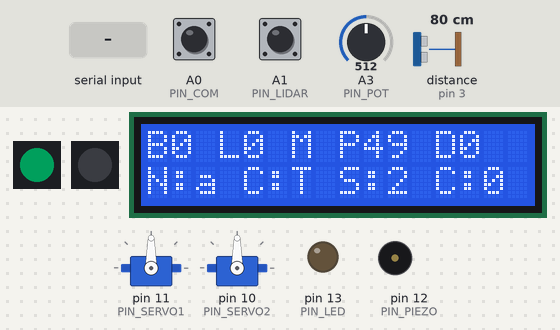
Recording of a sketch running on a simulated Arduino Uno, built with avr-gcc and run on an emulated ATmega328P. Shown: 2 × 1 RGB LEDs in strip order, left to right, 16×2 character LCD, 2 × servo, output pins drawn as LEDs (lit = HIGH), buzzer (waves = sounding). Wiring (inferred from the names in the program): ultrasonic range finder: trigger pin 2; echo pin 3. The inputs (shaded band) are chosen by the test bench; at power-on: A0 (PIN_COM) HIGH, distance to the obstacle (sensor on pin 3) 80 cm, A1 (PIN_LIDAR) HIGH, A3 (PIN_POT) = 512. The echo pulse lasts 58.3 µs per cm; dim RGB values are drawn brighter than linear; pins used as bus, display or sensor lines are not drawn; what the sketch prints to the serial monitor is not drawn.

Above: at 3.1 s.
3.2 s: A0 (PIN_COM) pulled LOW for 1 s
At 5.1 s:
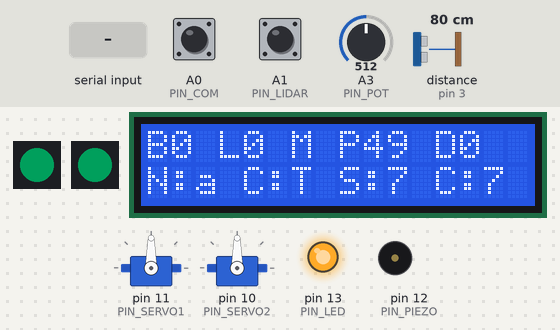
5.7 s: distance to the obstacle (sensor on pin 3) set to 18 cm
At 6.9 s:
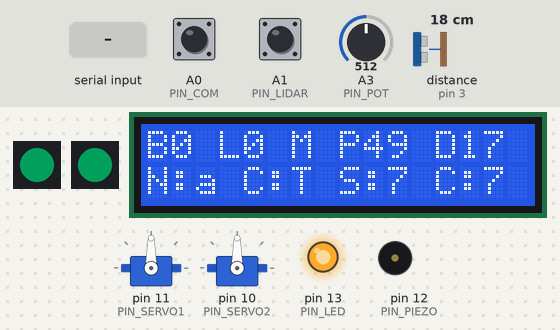
7.2 s: distance to the obstacle (sensor on pin 3) set to 13 cm
At 8.19 s:
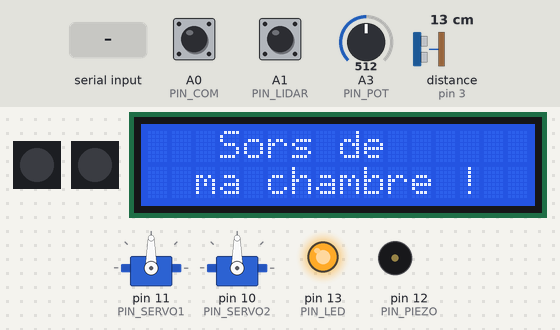
9.5 s: "1" received over Serial
At 10.9 s:
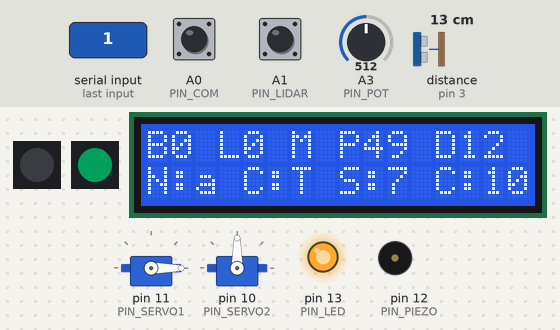
12.5 s: "2" received over Serial
At 13.79 s:
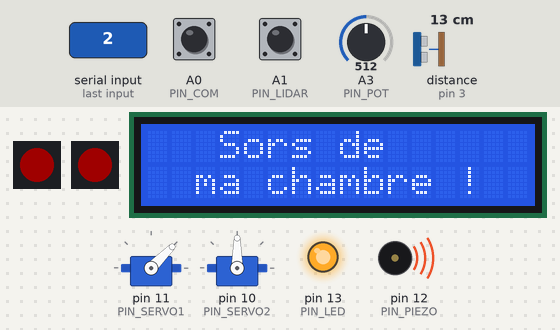
15.5 s: "4" received over Serial
At 16.2 s:
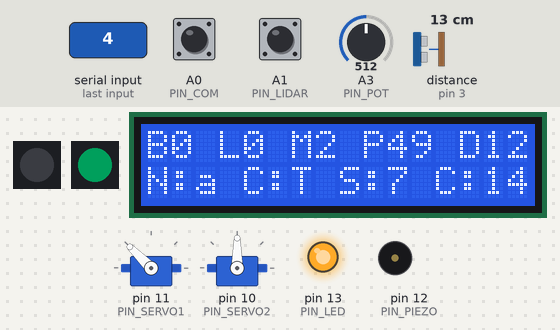
Timing chart, 0 to 19.3 s (numbered marks = the images above; inputs shaded):
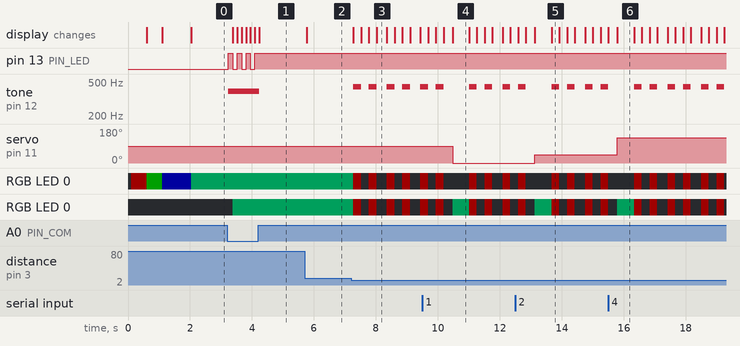

Measured:
- the behaviour switches between 16 and 15 cm on distance to the obstacle (sensor on pin 3) (found by bisection; images 2 and 3)
- after the input at 3.2 s, pin 13 (PIN_LED): alternates HIGH for 0.14 s and LOW for 0.14 s, 7 changes in all, then stays HIGH, starting at once; tone on pin 12 (PIN_PIEZO): silent → 392 Hz at once, → silent 1.0 s later; RGB LED 0: off → RGB(0, 31, 18) after 0.18 s; the display: first changes after 0.18 s (image 1 shows a later state)
- after the input at 5.7 s, the display: changes after 0.06 s (image 2)
- after the input at 7.2 s, tone on pin 12 (PIN_PIEZO): alternates 440 Hz for 0.25 s and silent for 0.29 s, starting after 0.08 s; RGB LED 0, RGB LED 0: alternates RGB(31, 0, 0) for 0.25 s and off for 0.29 s, starting after 0.08 s; the display: first changes after 0.08 s (image 3 shows a later state)
- after the input at 9.5 s, servo on pin 11 (PIN_SERVO1): 90° → 0° after 0.97 s; the display: first differs from a run without the input after 0.97 s (image 4)
- after the input at 12.5 s, servo on pin 11 (PIN_SERVO1): 0° → 45° after 0.63 s; the display: first differs from a run without the input after 0.63 s (image 5 shows a later state)
- after the input at 15.5 s, servo on pin 11 (PIN_SERVO1): 45° → 135° after 0.29 s; the display: first differs from a run without the input after 0.29 s (image 6)

The sketch:

qliic-waq-v24.ino
```cpp
// qliic-waq-v24.ino
// par Francois Belleau pour le projet http://Qliic.org

#define PIN_COM     A0
#define PIN_LIDAR   A1
#define PIN_POT     A3

#define PIN_TRIG  2
#define PIN_ECHO  3

#define PIN_RGB1  7
#define PIN_RGB2  6

#define PIN_SERVO2  10
#define PIN_SERVO1  11

#define PIN_PIEZO   12
#define PIN_LED     13

#define NOTE_A3  220
#define NOTE_B3  247
#define NOTE_C4  262
#define NOTE_D4  294
#define NOTE_E4  330
#define NOTE_F4  349
#define NOTE_G4  392
#define NOTE_A4  440
#define NOTE_B4  494
#define NOTE_C5  523
#define NOTE_D5  587
#define NOTE_E5  659
#define NOTE_F5  698
#define NOTE_G5  784

#include <Servo.h>
Servo Servo1, Servo2;

#include <LiquidCrystal_I2C.h>
LiquidCrystal_I2C LCD(39,16,2);

#include <Adafruit_NeoPixel.h>
Adafruit_NeoPixel pixel1 = Adafruit_NeoPixel(1, PIN_RGB1, NEO_GRB + NEO_KHZ800);
Adafruit_NeoPixel pixel2 = Adafruit_NeoPixel(1, PIN_RGB2, NEO_GRB + NEO_KHZ800);

int carLu;
String lettre, couleurLu;

String buffer1, buffer2;

//int hue[] =   {023,022,021,020,019,018,017,016,015,014,013,012,011,010,009,008,007,006,005,004,003,002,001,000};
String couleurNom[] = {"Rouge","Orange","Jaune","Vert","Turquoise","Bleu","Violet"};
String couleurLettre = "ROJVTLM";

String noteNom0[] = {"DO","RE","MI","FA","SOL","LA","SI","do","re","mi","fa","sol","la","si"};
String noteLettre[] = {"A","B","C","D","E","F","G","a","b","c","d","e","f","g","g"};
int noteFrequence[] = {NOTE_A3,NOTE_B3,NOTE_C4,NOTE_D4,NOTE_E4,NOTE_F4,NOTE_G4,NOTE_A4,NOTE_B4,NOTE_C5,NOTE_D5,NOTE_E5,NOTE_F5,NOTE_G5};

int red[] =   {000,000,255,255,255,255,255,200,150,100,000,000,000,000,000,000,000,000,000,100,150,200,255,255,255,255};
int green[] = {000,000,000,100,150,200,255,255,255,255,255,255,255,255,255,200,150,100,000,000,000,000,000,000,000,000};
int blue[] =  {000,000,000,000,000,000,000,000,000,000,000,100,150,200,255,255,255,255,255,255,255,255,255,200,150,100};

int distanceLu, analogLu, analog0, couleur, n0, digital1, digital2, compteur;
int servo1, servo2, servoPos1, servoPos2;
long SR04_duration;

int luminosite = 8;

char* asciiCode = "                                 ! #$%&'()*+,-./0123456789:;<=>?@ABCDEFGHIJKLMNOPQRSTUVWXYZ[ ]^_`abcdefghijklmnopqrstuvwxyz{|}~";
String note;

boolean led13 = false;

void setup() {
  pixel1.begin();
  pixel2.begin();

  Serial.begin(9600);
  Serial.println("Allo toi ! On Qliic ensemble ? (v2.3)");

  LCD.init();
  LCD.backlight();

  pinMode(PIN_TRIG, OUTPUT);
  pinMode(PIN_ECHO, INPUT);

  pinMode(PIN_POT, INPUT);
  pinMode(PIN_COM, INPUT_PULLUP);
  pinMode(PIN_LIDAR, INPUT_PULLUP);
  pinMode(PIN_LED, OUTPUT);

  Servo1.attach(PIN_SERVO1);
  Servo2.attach(PIN_SERVO2);

  buffer1 = "0123456789123456";
  buffer1 = "Allo toi ! On   ";
  buffer2 = "Qliic ensemble ?";
  //Serial.println(buffer1);
  //Serial.println(buffer2);
  LCD.setCursor(0,0);
  LCD.print(buffer1);
  LCD.setCursor(0,1);
  LCD.print(buffer2);

    couleur=2;
    pixel1.setPixelColor(0, pixel1.Color(red[couleur]/luminosite, green[couleur]/luminosite, blue[couleur]/luminosite));
    pixel1.show();
    delay(500);
    couleur=10;
    pixel1.setPixelColor(0, pixel1.Color(red[couleur]/luminosite, green[couleur]/luminosite, blue[couleur]/luminosite));
    pixel1.show();
    delay(500);
    couleur=18;
    pixel1.setPixelColor(0, pixel1.Color(red[couleur]/luminosite, green[couleur]/luminosite, blue[couleur]/luminosite));
    pixel1.show();
    delay(500);

    Servo1.write(90);
    delay(200);
    Servo2.write(90);
    delay(200);

}

int SR04_Distance() {
  int SR04_distance;

  // Clears the trigPin
  digitalWrite(PIN_TRIG, LOW);
  delayMicroseconds(2);
  // Sets the trigPin on HIGH state for 10 micro seconds
  digitalWrite(PIN_TRIG, HIGH);
  delayMicroseconds(10);
  digitalWrite(PIN_TRIG, LOW);

  // Reads the echoPin, returns the sound wave travel time in microseconds
  SR04_duration = pulseIn(PIN_ECHO, HIGH, 7000);
  SR04_duration = SR04_duration > 1500 ? 0 : SR04_duration;
  //Serial.println(SR04_duration);

  // Calculating the distance
  SR04_distance = SR04_duration * 0.034/2;
  //Serial.println(SR04_distance);

  return SR04_distance;
}

void interpreteur() {
  if (lettre == "1") {
    Servo1.write(0); delay(500);
  } else if (lettre == "2") {
    Servo1.write(45); delay(500);
  } else if (lettre == "3") {
    Servo1.write(90); delay(500);
  } else if (lettre == "4") {
    Servo1.write(135); delay(500);
  } else if (lettre == "5") {
    Servo1.write(180); delay(500);
  } else if (lettre == "6") {
    Servo2.write(0); delay(500);
  } else if (lettre == "7") {
    Servo2.write(45); delay(500);
  } else if (lettre == "8") {
    Servo2.write(90); delay(500);
  } else if (lettre == "9") {
    Servo2.write(135); delay(500);
  } else if (lettre == "0") {
    Servo2.write(180); delay(500);
  } else if (lettre == "s") {
    delay(500);
  }

  int delay_tone = 250;

  if (lettre == "A") {
    tone(PIN_PIEZO, noteFrequence[0],delay_tone); delay(delay_tone);
  } else if (lettre == "B") {
    tone(PIN_PIEZO, noteFrequence[1],delay_tone); delay(delay_tone);
  } else if (lettre == "C") {
    tone(PIN_PIEZO, noteFrequence[2],delay_tone); delay(delay_tone);
  } else if (lettre == "D") {
    tone(PIN_PIEZO, noteFrequence[3],delay_tone); delay(delay_tone);
  } else if (lettre == "E") {
    tone(PIN_PIEZO, noteFrequence[4],delay_tone); delay(delay_tone);
  } else if (lettre == "F") {
    tone(PIN_PIEZO, noteFrequence[5],delay_tone); delay(delay_tone);
  } else if (lettre == "G") {
    tone(PIN_PIEZO, noteFrequence[6],delay_tone); delay(delay_tone);
  } else if (lettre == "a") {
    tone(PIN_PIEZO, noteFrequence[7],delay_tone); delay(delay_tone);
  } else if (lettre == "b") {
    tone(PIN_PIEZO, noteFrequence[8],delay_tone); delay(delay_tone);
  } else if (lettre == "c") {
    tone(PIN_PIEZO, noteFrequence[9],delay_tone); delay(delay_tone);
  } else if (lettre == "d") {
    tone(PIN_PIEZO, noteFrequence[10],delay_tone); delay(delay_tone);
  } else if (lettre == "e") {
    tone(PIN_PIEZO, noteFrequence[11],delay_tone); delay(delay_tone);
  } else if (lettre == "f") {
    tone(PIN_PIEZO, noteFrequence[12],delay_tone); delay(delay_tone);
  } else if (lettre == "g") {
    tone(PIN_PIEZO, noteFrequence[13],delay_tone); delay(delay_tone);
  } else if (lettre == "s") {
    delay(delay_tone);
  }


  if (lettre == "n") {
    couleur = 0;
    pixel1.setPixelColor(0, pixel1.Color(red[couleur]/luminosite, green[couleur]/luminosite, blue[couleur]/luminosite));
    pixel1.show();
    delay(delay_tone);
  }
  if (lettre == "r") {
    couleur = 2;
    pixel1.setPixelColor(0, pixel1.Color(red[couleur]/luminosite, green[couleur]/luminosite, blue[couleur]/luminosite));
    pixel1.show();
    delay(delay_tone);
  }
  if (lettre == "v") {
    couleur = 10;
    pixel1.setPixelColor(0, pixel1.Color(red[couleur]/luminosite, green[couleur]/luminosite, blue[couleur]/luminosite));
    pixel1.show();
    delay(delay_tone);
  }
  if (lettre == "l") {
    couleur = 18;
    pixel2.setPixelColor(0, pixel1.Color(red[couleur]/luminosite, green[couleur]/luminosite, blue[couleur]/luminosite));
    pixel2.show();
    delay(delay_tone);
  }
  if (lettre == "N") {
    couleur = 0;
    pixel2.setPixelColor(0, pixel2.Color(red[couleur]/luminosite, green[couleur]/luminosite, blue[couleur]/luminosite));
    pixel2.show();
    delay(delay_tone);
  }
  if (lettre == "R") {
    couleur = 2;
    pixel2.setPixelColor(0, pixel2.Color(red[couleur]/luminosite, green[couleur]/luminosite, blue[couleur]/luminosite));
    pixel2.show();
    delay(delay_tone);
  }
  if (lettre == "V") {
    couleur = 10;
    pixel2.setPixelColor(0, pixel2.Color(red[couleur]/luminosite, green[couleur]/luminosite, blue[couleur]/luminosite));
    pixel2.show();
    delay(delay_tone);
  }
  if (lettre == "L") {
    couleur = 18;
    pixel2.setPixelColor(0, pixel2.Color(red[couleur]/luminosite, green[couleur]/luminosite, blue[couleur]/luminosite));
    pixel2.show();
    delay(delay_tone);
  }
}

void loop() {
  distanceLu = SR04_Distance();
  if (distanceLu > 5 && distanceLu < 15 && led13) {
    compteur++;

  buffer1 = "   Sors de         ";
  buffer2 = "  ma chambre !     ";
  Serial.println("Sors de ma chambre !");
  LCD.setCursor(0,0);
  LCD.print(buffer1);
  LCD.setCursor(0,1);
  LCD.print(buffer2);

  couleur = 2;
  pixel1.setPixelColor(0, pixel1.Color(red[couleur]/luminosite, green[couleur]/luminosite, blue[couleur]/luminosite));
  pixel1.show();
  pixel2.setPixelColor(0, pixel2.Color(red[couleur]/luminosite, green[couleur]/luminosite, blue[couleur]/luminosite));
  pixel2.show();
  tone(PIN_PIEZO, 440,250);
  delay(250);
  couleur = 0;
  pixel1.setPixelColor(0, pixel1.Color(red[couleur]/luminosite, green[couleur]/luminosite, blue[couleur]/luminosite));
  pixel1.show();
  pixel2.setPixelColor(0, pixel2.Color(red[couleur]/luminosite, green[couleur]/luminosite, blue[couleur]/luminosite));
  pixel2.show();
  noTone(PIN_PIEZO);
  delay(250);
  couleur = 2;
  pixel1.setPixelColor(0, pixel1.Color(red[couleur]/luminosite, green[couleur]/luminosite, blue[couleur]/luminosite));
  pixel1.show();
  pixel2.setPixelColor(0, pixel2.Color(red[couleur]/luminosite, green[couleur]/luminosite, blue[couleur]/luminosite));
  pixel2.show();
  tone(PIN_PIEZO, 440,250);
  delay(250);
  couleur = 0;
  pixel1.setPixelColor(0, pixel1.Color(red[couleur]/luminosite, green[couleur]/luminosite, blue[couleur]/luminosite));
  pixel1.show();
  pixel2.setPixelColor(0, pixel2.Color(red[couleur]/luminosite, green[couleur]/luminosite, blue[couleur]/luminosite));
  pixel2.show();
  noTone(PIN_PIEZO);
  delay(250);
}

  //Serial.println(distanceLu);

  carLu = Serial.available() ? Serial.read() : 0;

  analogLu = analogRead(PIN_POT);
  analog0 = map(analogLu,0,1023,0,99);

  note = noteLettre[map(analogLu,0,1023,0,14)];
  couleurLu = couleurLettre[map(analogLu,0,1023,0,8)];

  digital1 = ! digitalRead(PIN_COM);
  digital2 = ! digitalRead(PIN_LIDAR);

  couleur = map(analog0,0,99,0,25);

  if (digital2){
    compteur++;
    //tone(PIN_PIEZO, map(analogLu,0,1023,110,880));
    if (distanceLu != 0) {
      tone(PIN_PIEZO, map(distanceLu,0, 24, 110, 880));
    }
    //tone(PIN_PIEZO, map(analogLu,0,1023,220,880),250);
  } else {
    noTone(PIN_PIEZO);
}

  if (digital1) {
    compteur++;
    tone(PIN_PIEZO, noteFrequence[map(analogLu,0,1023, 0, 13)]);
    led13 = ! led13;
    digitalWrite(PIN_LED, led13);
    delay(100);
  }

  if (!led13){
    pixel1.setPixelColor(0, pixel1.Color(red[couleur]/luminosite, green[couleur]/luminosite, blue[couleur]/luminosite));
    pixel1.show();

    Servo1.write(map(analogLu,0,1023,0,180));
  } else {
    pixel2.setPixelColor(0, pixel1.Color(red[couleur]/luminosite, green[couleur]/luminosite, blue[couleur]/luminosite));
    pixel2.show();

    Servo2.write(map(analogLu,0,1023,0,180));
    //buffer2 = "N:"+note+" C:V S:"+String(servoPos1)+" M:"+ lettre + "    ";
  }

  servoPos1 = map(analogLu,0,1023,0,5);

  buffer1 = "B" + String(digital1) + " L" + String(digital2) + " M"+ lettre + " P" + String(analog0) + " D" + String(distanceLu) + "    ";
  buffer2 = "N:"+note+" C:" + couleurLu + " S:"+String(servoPos1+(5*led13)) +" C:" + String(compteur) + "    ";
  //Serial.println(buffer1);
  //Serial.println(buffer2);
  LCD.setCursor(0,0);
  LCD.print(buffer1);
  LCD.setCursor(0,1);
  LCD.print(buffer2);

  if (carLu != 0) {
    lettre = asciiCode[carLu];
    interpreteur();
  }

}
```
